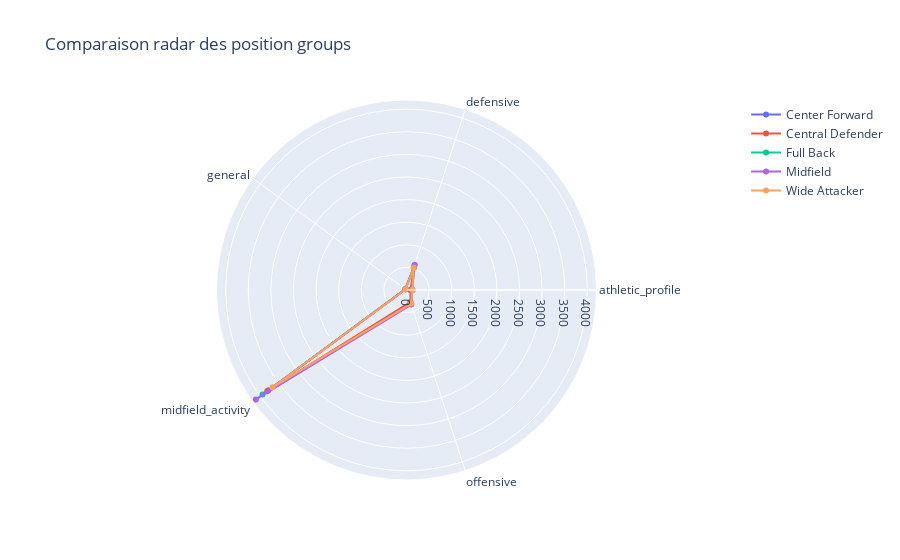

Notebook source saved alongside this figure:
### Code cell
import plotly.graph_objects as go

categories = df_plot.columns.tolist()
positions = df_plot.index.tolist()

fig = go.Figure()

for pos in positions:
    values = df_plot.loc[pos].tolist()
    values += values[:1]  # fermer le radar

    fig.add_trace(go.Scatterpolar(
        r = values,
        theta = categories + [categories[0]],
        mode = 'lines+markers',
        name = pos
    ))

# Layout du radar
fig.update_layout(
    polar = dict(
        radialaxis = dict(visible=True)
    ),
    title = "Comparaison radar des position groups",
    showlegend = True
)

fig.show()

### Figure 1 — Plotly figure (JSON) as saved in the notebook; plotly's stock layout.template omitted (floating-point values rounded to 4 significant figures)
{"data": [{"mode": "lines+markers", "name": "Center Forward", "r": [122.3, 529.9, 27.26, 3776.0, 326.9, 122.3], "theta": ["athletic_profile", "defensive", "general", "midfield_activity", "offensive", "athletic_profile"], "type": "scatterpolar"}, {"mode": "lines+markers", "name": "Central Defender", "r": [89.17, 535.8, 31.88, 3809.0, 279.7, 89.17], "theta": ["athletic_profile", "defensive", "general", "midfield_activity", "offensive", "athletic_profile"], "type": "scatterpolar"}, {"mode": "lines+markers", "name": "Full Back", "r": [131.4, 560.2, 30.29, 3935.0, 324.9, 131.4], "theta": ["athletic_profile", "defensive", "general", "midfield_activity", "offensive", "athletic_profile"], "type": "scatterpolar"}, {"mode": "lines+markers", "name": "Midfield", "r": [112.1, 588.9, 28.39, 4120.0, 339.6, 112.1], "theta": ["athletic_profile", "defensive", "general", "midfield_activity", "offensive", "athletic_profile"], "type": "scatterpolar"}, {"mode": "lines+markers", "name": "Wide Attacker", "r": [132.1, 516.8, 26.05, 3664.0, 322.1, 132.1], "theta": ["athletic_profile", "defensive", "general", "midfield_activity", "offensive", "athletic_profile"], "type": "scatterpolar"}], "layout": {"polar": {"radialaxis": {"visible": true}}, "showlegend": true, "title": {"text": "Comparaison radar des position groups"}}}
